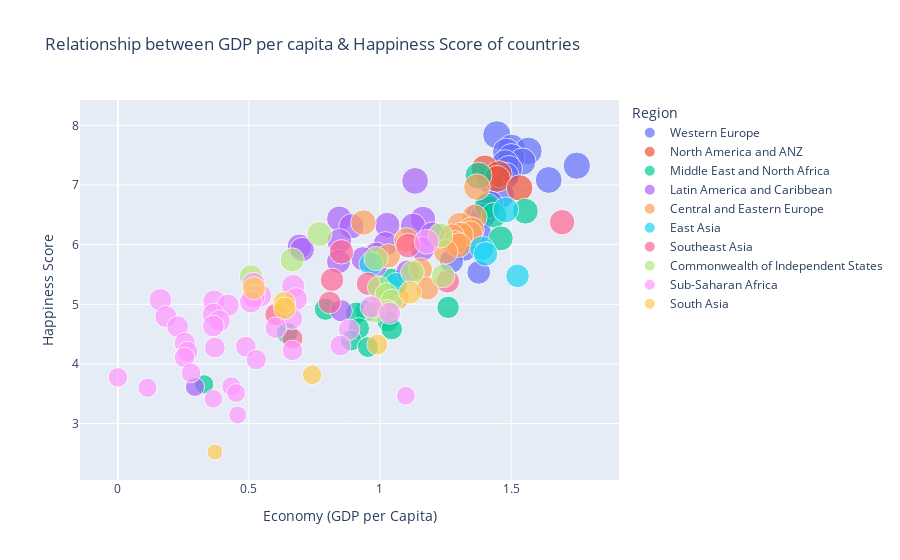

Source (notebook cell):
### Markdown cell above
# Happiness Score and Standard Error of sampling seem to be distributed normally (approx). Also, the sampling error (standard error) seem to be very low and hence reflect that the overall happiness score might not be very different from what has been found (preceived) in surveys

### Code cell
fig = px.scatter(data_frame=df,x='Economy (GDP per Capita)',y= 'Happiness Score', 
                 title="Relationship between GDP per capita & Happiness Score of countries", 
                labels={
                     "Economy (GDP per Capita)": "Economy (GDP per Capita)",
                     "Happiness Score": "Happiness Score" } , size='Happiness Score', color =  'Region', hover_name='Country' ,
                 
                 )
fig.show()

### Figure 1 — Plotly figure (JSON) as saved in the notebook; plotly's stock layout.template omitted (floating-point values rounded to 4 significant figures)
{"data": [{"hovertemplate": "<b>%{hovertext}</b><br><br>Region=Western Europe<br>Economy (GDP per Capita)=%{x}<br>Happiness Score=%{marker.size}<extra></extra>", "hovertext": ["Finland", "Denmark", "Switzerland", "Iceland", "Netherlands", "Norway", "Sweden", "Luxembourg", "Austria", "Germany", "Ireland", "United Kingdom", "Belgium", "France", "Malta", "Spain", "Italy", "Cyprus", "Portugal", "Greece", "North Cyprus"], "legendgroup": "Western Europe", "marker": {"color": "#636efa", "size": [7.842, 7.62, 7.571, 7.554, 7.464, 7.392, 7.363, 7.324, 7.268, 7.155, 7.085, 7.064, 6.834, 6.69, 6.602, 6.491, 6.483, 6.223, 5.929, 5.723, 5.536], "sizemode": "area", "sizeref": 0.01961, "symbol": "circle"}, "mode": "markers", "name": "Western Europe", "orientation": "v", "showlegend": true, "type": "scatter", "x": [1.446, 1.502, 1.566, 1.482, 1.501, 1.543, 1.478, 1.751, 1.492, 1.48, 1.644, 1.423, 1.463, 1.421, 1.411, 1.375, 1.393, 1.377, 1.323, 1.273, 1.377], "xaxis": "x", "y": [7.842, 7.62, 7.571, 7.554, 7.464, 7.392, 7.363, 7.324, 7.268, 7.155, 7.085, 7.064, 6.834, 6.69, 6.602, 6.491, 6.483, 6.223, 5.929, 5.723, 5.536], "yaxis": "y"}, {"hovertemplate": "<b>%{hovertext}</b><br><br>Region=North America and ANZ<br>Economy (GDP per Capita)=%{x}<br>Happiness Score=%{marker.size}<extra></extra>", "hovertext": ["New Zealand", "Australia", "Canada", "United States"], "legendgroup": "North America and ANZ", "marker": {"color": "#EF553B", "size": [7.277, 7.183, 7.103, 6.951], "sizemode": "area", "sizeref": 0.01961, "symbol": "circle"}, "mode": "markers", "name": "North America and ANZ", "orientation": "v", "showlegend": true, "type": "scatter", "x": [1.4, 1.453, 1.447, 1.533], "xaxis": "x", "y": [7.277, 7.183, 7.103, 6.951], "yaxis": "y"}, {"hovertemplate": "<b>%{hovertext}</b><br><br>Region=Middle East and North Africa<br>Economy (GDP per Capita)=%{x}<br>Happiness Score=%{marker.size}<extra></extra>", "hovertext": ["Israel", "Bahrain", "United Arab Emirates", "Saudi Arabia", "Kuwait", "Libya", "Turkey", "Morocco", "Algeria", "Iraq", "Iran", "Tunisia", "Lebanon", "Palestinian Territories", "Jordan", "Egypt", "Yemen"], "legendgroup": "Middle East and North Africa", "marker": {"color": "#00cc96", "size": [7.157, 6.647, 6.561, 6.494, 6.106, 5.41, 4.948, 4.918, 4.887, 4.854, 4.721, 4.596, 4.584, 4.517, 4.395, 4.283, 3.658], "sizemode": "area", "sizeref": 0.01961, "symbol": "circle"}, "mode": "markers", "name": "Middle East and North Africa", "orientation": "v", "showlegend": true, "type": "scatter", "x": [1.376, 1.409, 1.555, 1.435, 1.461, 1.044, 1.26, 0.792, 0.946, 0.91, 1.03, 0.919, 1.045, 0.646, 0.89, 0.954, 0.329], "xaxis": "x", "y": [7.157, 6.647, 6.561, 6.494, 6.106, 5.41, 4.948, 4.918, 4.887, 4.854, 4.721, 4.596, 4.584, 4.517, 4.395, 4.283, 3.658], "yaxis": "y"}, {"hovertemplate": "<b>%{hovertext}</b><br><br>Region=Latin America and Caribbean<br>Economy (GDP per Capita)=%{x}<br>Happiness Score=%{marker.size}<extra></extra>", "hovertext": ["Costa Rica", "Guatemala", "Uruguay", "Brazil", "Mexico", "Jamaica", "Panama", "Chile", "El Salvador", "Colombia", "Nicaragua", "Argentina", "Honduras", "Peru", "Ecuador", "Bolivia", "Paraguay", "Dominican Republic", "Venezuela", "Haiti"], "legendgroup": "Latin America and Caribbean", "marker": {"color": "#ab63fa", "size": [7.069, 6.435, 6.431, 6.33, 6.317, 6.309, 6.18, 6.172, 6.061, 6.012, 5.972, 5.929, 5.919, 5.84, 5.764, 5.716, 5.653, 5.545, 4.892, 3.615], "sizemode": "area", "sizeref": 0.01961, "symbol": "circle"}, "mode": "markers", "name": "Latin America and Caribbean", "orientation": "v", "showlegend": true, "type": "scatter", "x": [1.134, 0.845, 1.164, 1.028, 1.126, 0.891, 1.298, 1.2, 0.845, 1.021, 0.693, 1.162, 0.703, 0.986, 0.935, 0.842, 0.983, 1.106, 0.852, 0.294], "xaxis": "x", "y": [7.069, 6.435, 6.431, 6.33, 6.317, 6.309, 6.18, 6.172, 6.061, 6.012, 5.972, 5.929, 5.919, 5.84, 5.764, 5.716, 5.653, 5.545, 4.892, 3.615], "yaxis": "y"}, {"hovertemplate": "<b>%{hovertext}</b><br><br>Region=Central and Eastern Europe<br>Economy (GDP per Capita)=%{x}<br>Happiness Score=%{marker.size}<extra></extra>", "hovertext": ["Czech Republic", "Slovenia", "Kosovo", "Slovakia", "Lithuania", "Estonia", "Poland", "Romania", "Serbia", "Latvia", "Hungary", "Croatia", "Bosnia and Herzegovina", "Montenegro", "Bulgaria", "Albania", "North Macedonia"], "legendgroup": "Central and Eastern Europe", "marker": {"color": "#FFA15A", "size": [6.965, 6.461, 6.372, 6.331, 6.255, 6.189, 6.166, 6.14, 6.078, 6.032, 5.992, 5.882, 5.813, 5.581, 5.266, 5.117, 5.101], "sizemode": "area", "sizeref": 0.01961, "symbol": "circle"}, "mode": "markers", "name": "Central and Eastern Europe", "orientation": "v", "showlegend": true, "type": "scatter", "x": [1.37, 1.36, 0.937, 1.304, 1.35, 1.344, 1.309, 1.275, 1.101, 1.285, 1.301, 1.251, 1.032, 1.155, 1.181, 1.008, 1.068], "xaxis": "x", "y": [6.965, 6.461, 6.372, 6.331, 6.255, 6.189, 6.166, 6.14, 6.078, 6.032, 5.992, 5.882, 5.813, 5.581, 5.266, 5.117, 5.101], "yaxis": "y"}, {"hovertemplate": "<b>%{hovertext}</b><br><br>Region=East Asia<br>Economy (GDP per Capita)=%{x}<br>Happiness Score=%{marker.size}<extra></extra>", "hovertext": ["Taiwan Province of China", "Japan", "South Korea", "Mongolia", "Hong Kong S.A.R. of China", "China"], "legendgroup": "East Asia", "marker": {"color": "#19d3f3", "size": [6.584, 5.94, 5.845, 5.677, 5.477, 5.339], "sizemode": "area", "sizeref": 0.01961, "symbol": "circle"}, "mode": "markers", "name": "East Asia", "orientation": "v", "showlegend": true, "type": "scatter", "x": [1.48, 1.389, 1.403, 0.966, 1.525, 1.061], "xaxis": "x", "y": [6.584, 5.94, 5.845, 5.677, 5.477, 5.339], "yaxis": "y"}, {"hovertemplate": "<b>%{hovertext}</b><br><br>Region=Southeast Asia<br>Economy (GDP per Capita)=%{x}<br>Happiness Score=%{marker.size}<extra></extra>", "hovertext": ["Singapore", "Thailand", "Philippines", "Vietnam", "Malaysia", "Indonesia", "Laos", "Cambodia", "Myanmar"], "legendgroup": "Southeast Asia", "marker": {"color": "#FF6692", "size": [6.377, 5.985, 5.88, 5.411, 5.384, 5.345, 5.03, 4.83, 4.426], "sizemode": "area", "sizeref": 0.01961, "symbol": "circle"}, "mode": "markers", "name": "Southeast Asia", "orientation": "v", "showlegend": true, "type": "scatter", "x": [1.695, 1.107, 0.853, 0.817, 1.259, 0.954, 0.808, 0.603, 0.666], "xaxis": "x", "y": [6.377, 5.985, 5.88, 5.411, 5.384, 5.345, 5.03, 4.83, 4.426], "yaxis": "y"}, {"hovertemplate": "<b>%{hovertext}</b><br><br>Region=Commonwealth of Independent States<br>Economy (GDP per Capita)=%{x}<br>Happiness Score=%{marker.size}<extra></extra>", "hovertext": ["Uzbekistan", "Kazakhstan", "Moldova", "Kyrgyzstan", "Belarus", "Russia", "Tajikistan", "Armenia", "Azerbaijan", "Turkmenistan", "Georgia", "Ukraine"], "legendgroup": "Commonwealth of Independent States", "marker": {"color": "#B6E880", "size": [6.179, 6.152, 5.766, 5.744, 5.534, 5.477, 5.466, 5.283, 5.171, 5.066, 4.891, 4.875], "sizemode": "area", "sizeref": 0.01961, "symbol": "circle"}, "mode": "markers", "name": "Commonwealth of Independent States", "orientation": "v", "showlegend": true, "type": "scatter", "x": [0.769, 1.23, 0.985, 0.665, 1.124, 1.241, 0.508, 0.996, 1.025, 1.046, 1.03, 0.979], "xaxis": "x", "y": [6.179, 6.152, 5.766, 5.744, 5.534, 5.477, 5.466, 5.283, 5.171, 5.066, 4.891, 4.875], "yaxis": "y"}, {"hovertemplate": "<b>%{hovertext}</b><br><br>Region=Sub-Saharan Africa<br>Economy (GDP per Capita)=%{x}<br>Happiness Score=%{marker.size}<extra></extra>", "hovertext": ["Mauritius", "Congo (Brazzaville)", "Ivory Coast", "Cameroon", "Senegal", "Ghana", "Niger", "Gambia", "Benin", "Guinea", "South Africa", "Gabon", "Burkina Faso", "Mozambique", "Nigeria", "Mali", "Uganda", "Liberia", "Kenya", "Namibia", "Chad", "Swaziland", "Comoros", "Ethiopia", "Mauritania", "Madagascar", "Togo", "Zambia", "Sierra Leone", "Burundi", "Tanzania", "Malawi", "Lesotho", "Botswana", "Rwanda", "Zimbabwe"], "legendgroup": "Sub-Saharan Africa", "marker": {"color": "#FF97FF", "size": [6.049, 5.342, 5.306, 5.142, 5.132, 5.088, 5.074, 5.051, 5.045, 4.984, 4.956, 4.852, 4.834, 4.794, 4.759, 4.723, 4.636, 4.625, 4.607, 4.574, 4.355, 4.308, 4.289, 4.275, 4.227, 4.208, 4.107, 4.073, 3.849, 3.775, 3.623, 3.6, 3.512, 3.467, 3.415, 3.145], "sizemode": "area", "sizeref": 0.01961, "symbol": "circle"}, "mode": "markers", "name": "Sub-Saharan Africa", "orientation": "v", "showlegend": true, "type": "scatter", "x": [1.178, 0.518, 0.669, 0.543, 0.518, 0.68, 0.162, 0.367, 0.507, 0.42, 0.967, 1.037, 0.364, 0.183, 0.663, 0.387, 0.364, 0.228, 0.603, 0.882, 0.255, 0.849, 0.488, 0.37, 0.666, 0.266, 0.254, 0.528, 0.279, 0, 0.433, 0.113, 0.451, 1.099, 0.364, 0.457], "xaxis": "x", "y": [6.049, 5.342, 5.306, 5.142, 5.132, 5.088, 5.074, 5.051, 5.045, 4.984, 4.956, 4.852, 4.834, 4.794, 4.759, 4.723, 4.636, 4.625, 4.607, 4.574, 4.355, 4.308, 4.289, 4.275, 4.227, 4.208, 4.107, 4.073, 3.849, 3.775, 3.623, 3.6, 3.512, 3.467, 3.415, 3.145], "yaxis": "y"}, {"hovertemplate": "<b>%{hovertext}</b><br><br>Region=South Asia<br>Economy (GDP per Capita)=%{x}<br>Happiness Score=%{marker.size}<extra></extra>", "hovertext": ["Nepal", "Maldives", "Bangladesh", "Pakistan", "Sri Lanka", "India", "Afghanistan"], "legendgroup": "South Asia", "marker": {"color": "#FECB52", "size": [5.269, 5.198, 5.025, 4.934, 4.325, 3.819, 2.523], "sizemode": "area", "sizeref": 0.01961, "symbol": "circle"}, "mode": "markers", "name": "South Asia", "orientation": "v", "showlegend": true, "type": "scatter", "x": [0.519, 1.115, 0.635, 0.637, 0.99, 0.741, 0.37], "xaxis": "x", "y": [5.269, 5.198, 5.025, 4.934, 4.325, 3.819, 2.523], "yaxis": "y"}], "layout": {"legend": {"itemsizing": "constant", "title": {"text": "Region"}, "tracegroupgap": 0}, "title": {"text": "Relationship between GDP per capita & Happiness Score of countries"}, "xaxis": {"anchor": "y", "domain": [0, 1], "title": {"text": "Economy (GDP per Capita)"}}, "yaxis": {"anchor": "x", "domain": [0, 1], "title": {"text": "Happiness Score"}}}}
